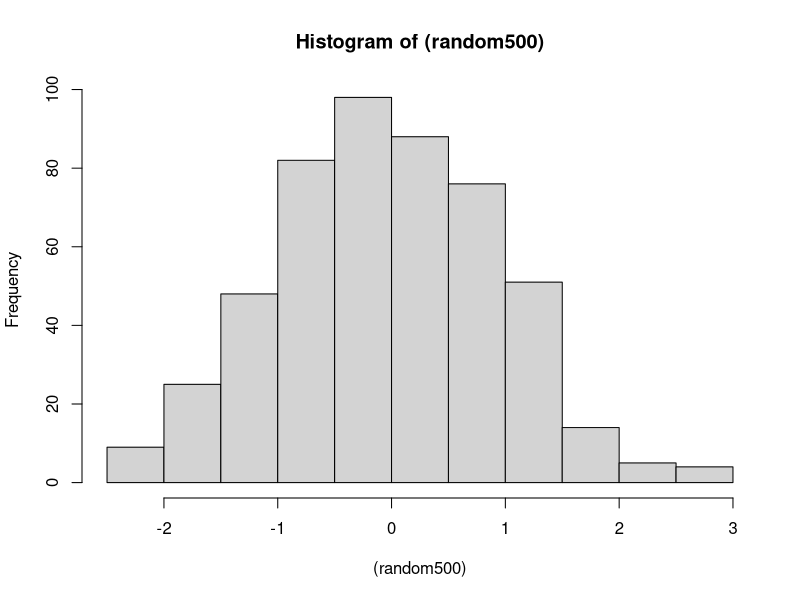

Source code (R):
# Math Problems and Notes
"
https://share.goodnotes.com/s/UV6yFGW3RimdFQDNATKvN9   
"


# Problem (A)



X1 =3
X2=-4

Y1=2
Y2=100

#slope
b = (Y1-Y2)/(X1-X2)

# intercept
a = ((Y2*X1) - (Y1*X2))  / (X1-X2)

a
b
# correct
# Problem (B)

X1 = 0
X2 = -11

Y1 = -2
Y2 = -100

#slope
b = (Y1-Y2)/(X1-X2)

# intercept
a = ((Y2*X1) - (Y1*X2))  / (X1-X2)

a
b

# correct


# Problem (C)

random500= rnorm(500)
hist((random500))
summary(random500)

# Problem (D)
# Verify that the average of tildeX equals 0 (up to numerical precision).
#Hint 1: Recall the command result <- X + 1 in intro.R.
#It performs an operation (adding one) on each element of X, and places the result in the variable result.

X = rnorm(20)
X

meanX = mean(X)

tildeX = X - meanX
tildeX
mean(tildeX)
# indeed tildeX is equals to zero

mean(tildeX) < .0001



#  Problem (E)
X = rnorm(20)

mean(X)
sd(X)

tildeX = (X - mean(X)) / (sd(X))


mean(tildeX) < .0001
# indeed smaller than .0001, we can conclude it is zero.


# Problem  (F)

X = rnorm(20)*10^10

mean(X)
sd(X)

tildeX = (X - mean(X)) / (sd(X))


mean(tildeX) < .0001
# indeed smaller than .0001, even if we repeat it with 10¨^10 times, we can conclude it is zero.

# Problem (G)


n  = 15
x = -0.5

series = x^(0:n)

1-x^(n+1)/(x-1)

series
sum(series)











